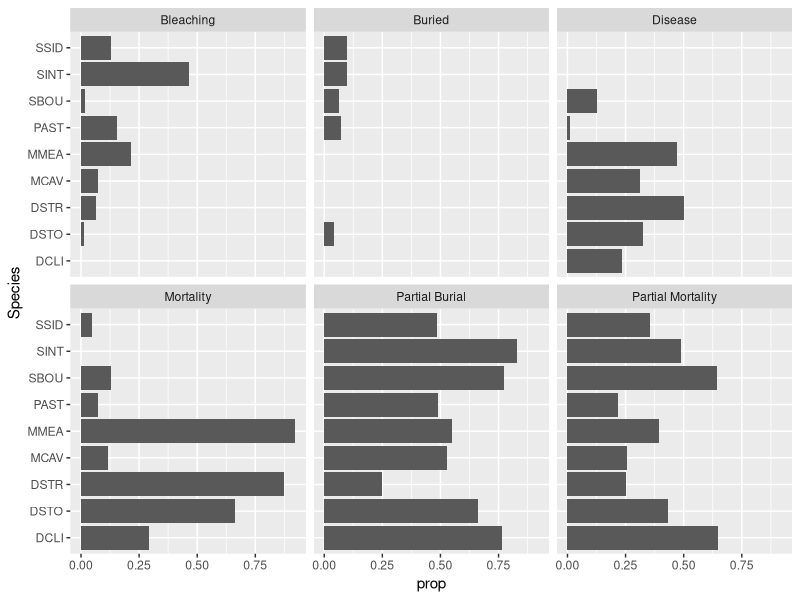
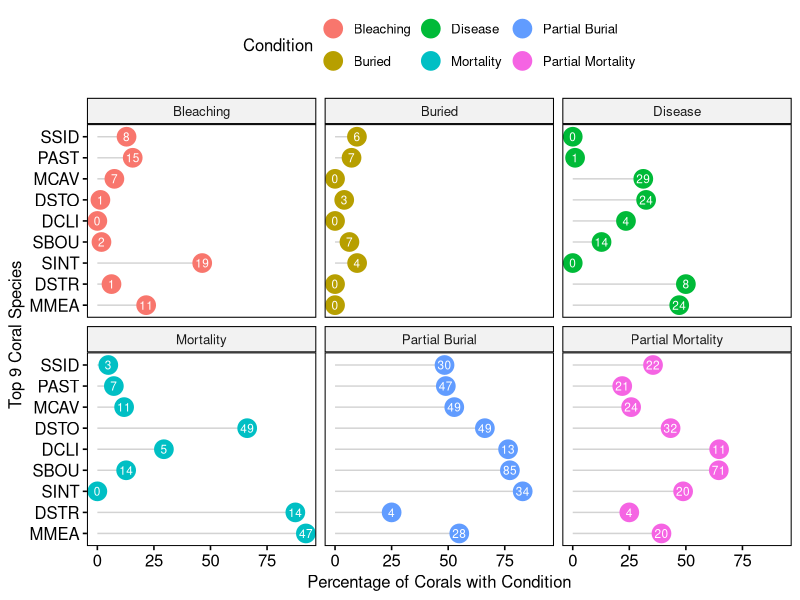
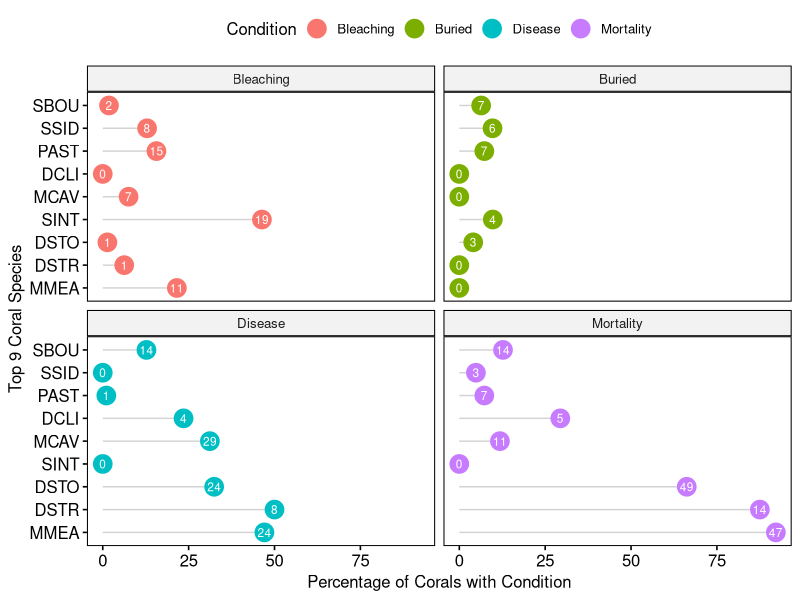
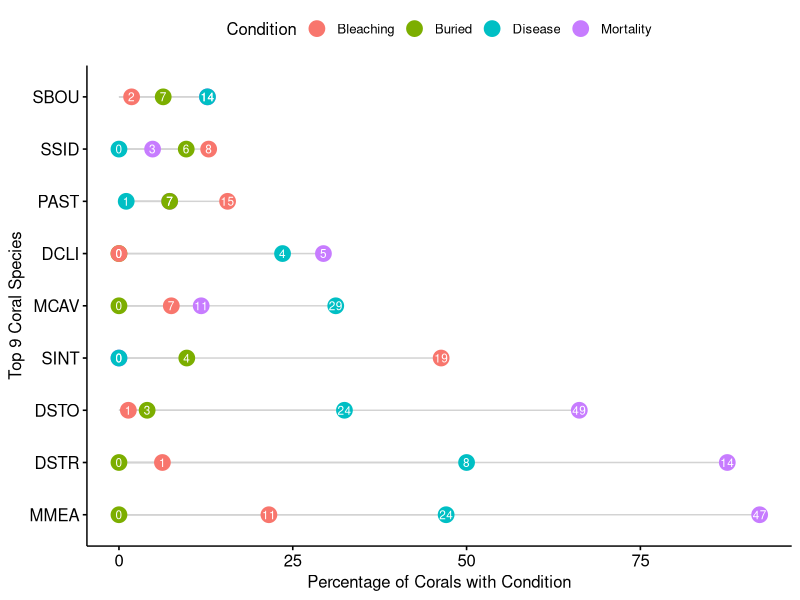
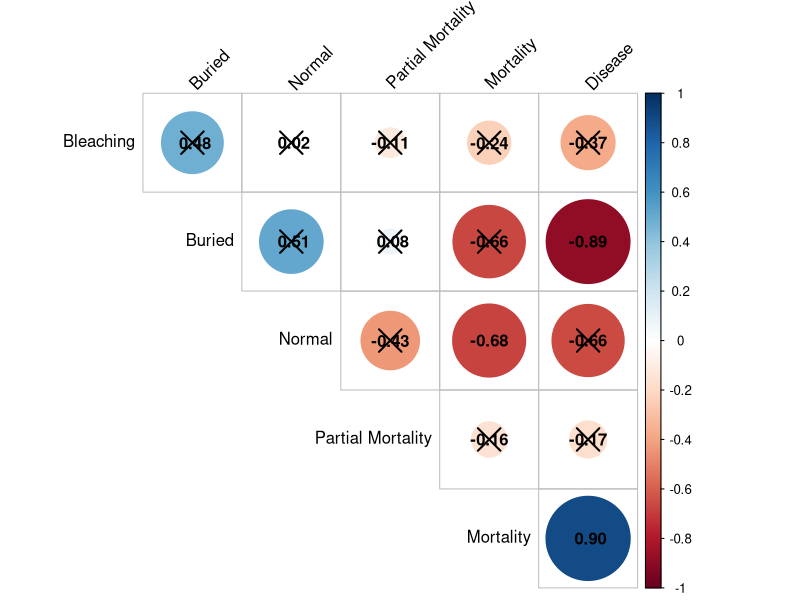
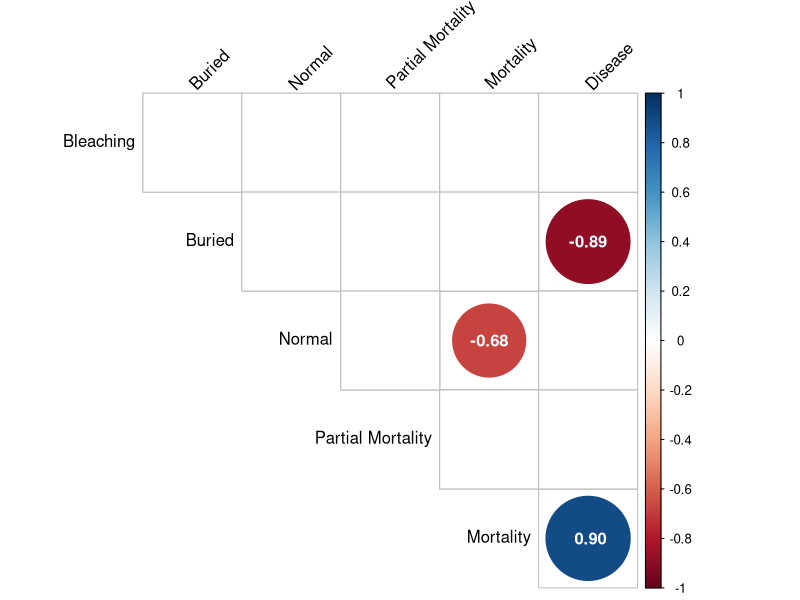
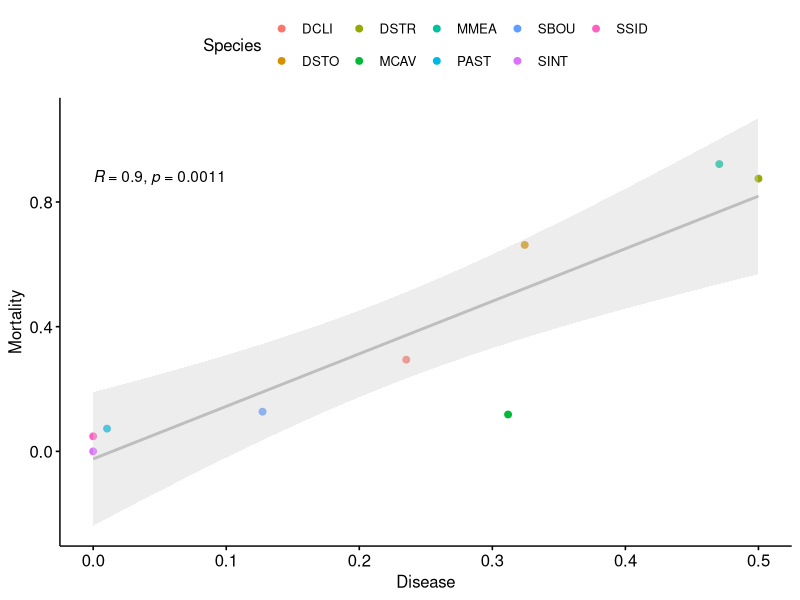

Reproduce these figures in R, in order.
## ---- chunk 1
rm(list = ls())
knitr::opts_chunk$set(echo = TRUE, error = FALSE, fig.path='Figures/', dev=c('png', 'pdf'))
## ---- chunk 2
library(knitr)
library(survival)
library(coda)
library(survminer)
library(dplyr)
library(ggplot2)
library(car)
library(tidyverse)
library(kableExtra)
library(ggpubr)
library(ggrepel)
library(patchwork)
#theme_bw()
## ---- chunk 3
df=read.csv("9sp_corr.csv") #time by months; excludes missing corals
glimpse(df)
## ---- chunk 4
df %>% filter(Condition %in% c("Bleaching","Disease","Buried", "Partial Burial","Partial Mortality","Mortality")) %>%
  mutate(prop = Value/Total.Individuals) %>%
  ggplot(aes(y=Species, x = prop)) +
  geom_bar(position = "stack", stat = "identity") +
  facet_wrap(~Condition)
## ---- chunk 5
df %>% filter(Condition %in% c("Bleaching","Disease","Buried", "Partial Burial","Partial Mortality","Mortality")) %>%
  mutate(prop = Value/Total.Individuals*100) %>%
  ggdotchart(x="Species", y = "prop",
             color = "Condition",
             rotate = TRUE,
             add = "segments",
             dot.size = 6,
             label = "Value",
             repel = FALSE,
             xlab = "Top 9 Coral Species",
             ylab = "Percentage of Corals with Condition",
             font.label = list(color = "white", size = 9, vjust = 0.5),
             facet.by = "Condition")
## ---- chunk 6
df %>% filter(Condition %in% c("Bleaching","Disease","Buried","Mortality")) %>%
  mutate(prop = Value/Total.Individuals*100) %>%
  ggdotchart(x="Species", y = "prop",
             color = "Condition",
             rotate = TRUE,
             add = "segments",
             dot.size = 6,
             label = "Value",
             repel = FALSE,
             xlab = "Top 9 Coral Species",
             ylab = "Percentage of Corals with Condition",
             font.label = list(color = "white", size = 9, vjust = 0.5),
             facet.by = "Condition")
## ---- chunk 7
df %>% filter(Condition %in% c("Bleaching","Disease","Buried","Mortality")) %>%
  mutate(prop = Value/Total.Individuals*100) %>%
  ggdotchart(x="Species", y = "prop",
             color = "Condition",
             rotate = TRUE,
             add = "segments",
             dot.size = 5,
             label = "Value",
             repel = FALSE,
             xlab = "Top 9 Coral Species",
             ylab = "Percentage of Corals with Condition",
             font.label = list(color = "white", size = 9, vjust = 0.5))
## ---- chunk 8
library(reshape2)
df_w <- dcast(df, Species ~ Condition, value.var="Percentage")
kable(df_w)
## ---- chunk 9
#Select 
df_corr <- df_w %>% select(Mortality, Buried, Disease, Bleaching, Normal, "Partial Mortality")
head(df_corr)
res <- cor(df_corr)
round(res,2)
## ---- chunk 10
library(Hmisc)
res2 <-rcorr(as.matrix(df_corr))
res2
## ---- chunk 11
library(corrplot)
corrplot(res, type = "upper", order = "hclust",
         tl.col = "black", tl.srt = 45, 
         addCoef.col = "black",
         p.mat = res2$P, sig.level = 0.05,
         diag = FALSE)
## ---- chunk 12
corrplot(res2$r, type="upper", order="hclust", 
         tl.col = "black", tl.srt = 45, 
         addCoef.col = "white",
         p.mat = res2$P, sig.level = 0.05, insig = "blank",
         diag = FALSE)
## ---- chunk 13
ggscatter(df_w, y = "Mortality", x = "Disease",
       add = "reg.line",
       conf.int = TRUE,
       color = "Species", 
       add.params = list(color = "gray",
                         fill = "lightgray")
       ) + 
  stat_cor() #Add correlation coeff
